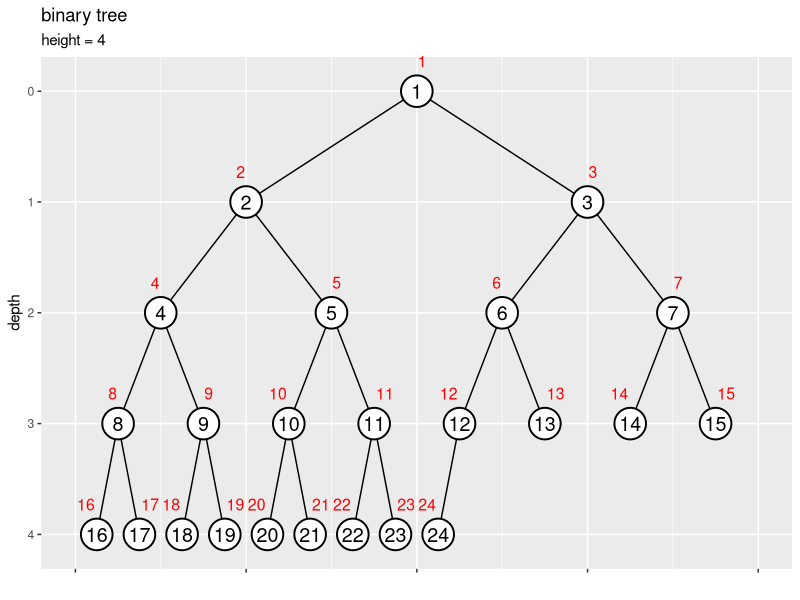
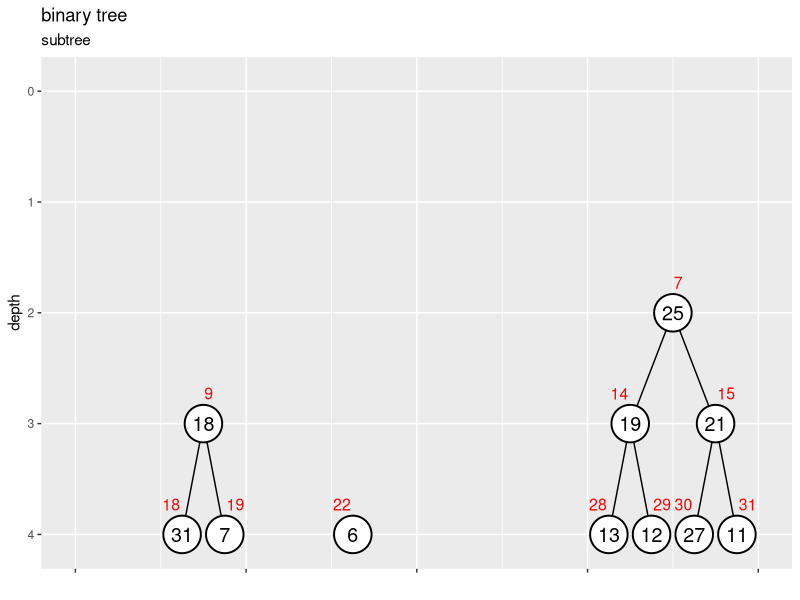
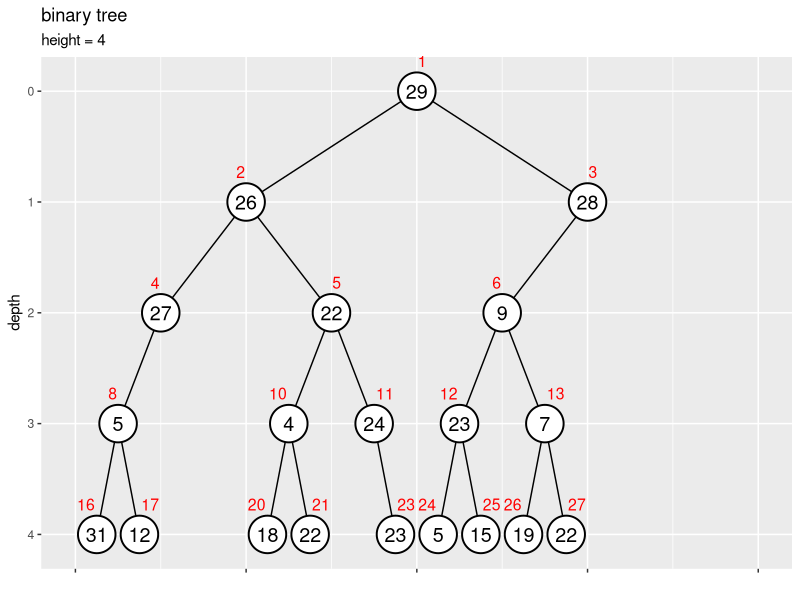

Recreate these plots in R, in order.

# バイナリツリーの作図 ------------------------------------------------------------------

# 利用パッケージ
library(tidyverse)

# チェック用
library(ggplot2)


# 二分木の作成 ------------------------------------------------------------------

# ノード数を指定
N <- 24

# (簡易的に)値を作成
a <- 1:N


# ラベル位置の調整値を指定
d <- 0.6

# ノードの座標を作成
node_df <- tibble::tibble(
  value = a, 
  index = 1:N, 
  depth = floor(log2(index)), 
  col_idx = index - 2^depth + 1, # 深さごとのノード番号
  coord_x = (col_idx * 2 - 1) * 1/(2^depth * 2), 
  label_offset = dplyr::if_else(
    condition = index%%2 == 0, true = 0.5+d, false = 0.5-d
  ) # ラベル位置を左右にズラす
)

# エッジの座標を作成
edge_df <- dplyr::bind_rows(
  # 子ノードの座標
  node_df |> 
    dplyr::filter(depth > 0) |> # 根を除去
    dplyr::mutate(
      edge_id   = index, 
      node_type = "childe" # (確認用)
    ), 
  # 親ノードの座標
  node_df |> 
    dplyr::filter(depth > 0) |> # 根を除去
    dplyr::mutate(
      edge_id   = index, 
      node_type = "parent", # (確認用)
      depth   = depth - 1, 
      index   = index %/% 2, 
      col_idx = index - 2^depth + 1, # 深さごとのノード番号
      coord_x = (col_idx * 2 - 1) * 1/(2^depth * 2)
    )
) |> 
  dplyr::select(!label_offset) |> 
  dplyr::arrange(edge_id, depth)


# ツリーの高さを取得
max_h <- floor(log2(N))
max_h <- max(node_df[["depth"]])

# 縦方向の余白の調整値を指定
d <- 0.1

# 二分木を作図
ggplot() + 
  geom_path(data = edge_df, 
            mapping = aes(x = coord_x, y = depth, group = edge_id)) + # エッジ
  geom_point(data = node_df, 
             mapping = aes(x = coord_x, y = depth), 
             size = 10, shape = "circle filled", fill = "white", stroke = 1) + # ノード
  geom_text(data = node_df, 
            mapping = aes(x = coord_x, y = depth, label = value), 
            size = 5) + # 値ラベル
  geom_text(data = node_df, 
            mapping = aes(x = coord_x, y = depth, label = index, hjust = label_offset), 
            size = 4, vjust = -2, color = "red") + # 位置ラベル
  scale_x_continuous(labels = NULL, name = "") + 
  scale_y_reverse(breaks = 0:max_h, limits = c(max_h+d, -d), minor_breaks = FALSE) + 
  coord_cartesian(xlim = c(0, 1)) + 
  labs(title = "binary tree", 
       subtitle = paste0("height = ", max_h), 
       y = "depth")


# 部分木インデックスの計算 ------------------------------------------------------------------

# 部分木インデックスの定義
subtree <- function(root_index, max_index) {
  
  # 部分木の根インデックスを取得
  parent_idx <- root_index[root_index <= N] |> 
    sort()
  
  # インデックスの最大値を取得
  N <- max_index
  
  # 親ごとに処理
  childe_idx <- NULL
  for(i in parent_idx) {
    
    # 兄弟インデックスを作成
    sibling_idx <- c(2*i, 2*i+1)
    
    # 子インデックスを格納
    childe_idx <- c(childe_idx, sibling_idx[sibling_idx <= N]) # 最大位置を超えたら除去
  }
  
  # 子がなければ再帰処理を終了
  if(length(childe_idx) == 0) return(parent_idx)
  
  # 子孫インデックスを作成
  descendant_idx <- subtree(childe_idx, N)
  
  # 部分木インデックスを格納
  subtree_idx <- c(parent_idx, descendant_idx) |> 
    sort()
  
  # 子孫インデックスを出力
  return(subtree_idx)
}


# 部分木の作成 ------------------------------------------------------------------

# ノード数を指定
N <- 31

# 部分木の根を指定
sub_root_idx <- c(7, 9, 22)

# 部分木のインデックスを作成
sub_node_idx <- subtree(sub_root_idx, N)

# 値を作成
a <- sample(x = 1:N, size = N, replace = TRUE)

# 部分木以外のノードを剪定
a[!1:N %in% sub_node_idx] <- NA


# ノードの座標を作成
d <- 0.6
node_df <- tibble::tibble(
  value   = a, 
  node_id = 1:N, 
  index   = dplyr::if_else(
    condition = !is.na(value), true = node_id, false = NA_real_
  ), 
  depth   = floor(log2(index)), 
  col_idx = index - 2^depth + 1, # 深さごとのノード番号
  coord_x = (col_idx * 2 - 1) * 1/(2^depth * 2), 
  label_offset = dplyr::if_else(
    condition = index%%2 == 0, true = 0.5+d, false = 0.5-d
  ) # ラベル位置を左右にズラす
)

# エッジの座標を作成
edge_df <- dplyr::bind_rows(
  # 子ノードの座標
  node_df |> 
    dplyr::filter(depth > 0, !node_id %in% sub_root_idx) |> # 根を除去
    dplyr::mutate(
      edge_id   = index, 
      node_type = "childe" # (確認用)
    ), 
  # 親ノードの座標
  node_df |> 
    dplyr::filter(depth > 0, !node_id %in% sub_root_idx) |> # 根を除去
    dplyr::mutate(
      edge_id   = index, 
      node_type = "parent", # (確認用)
      depth   = depth - 1, 
      index   = index %/% 2, 
      col_idx = index - 2^depth + 1, # 深さごとのノード番号
      coord_x = (col_idx * 2 - 1) * 1/(2^depth * 2)
    )
) |> 
  dplyr::select(!label_offset) |> 
  dplyr::arrange(edge_id, depth)


# ツリーの高さを取得
max_h <- floor(log2(N))

# 二分木の部分木を作図
d <- 0.1
ggplot() + 
  geom_path(data = edge_df, 
            mapping = aes(x = coord_x, y = depth, group = edge_id)) + # エッジ
  geom_point(data = node_df, 
             mapping = aes(x = coord_x, y = depth), 
             size = 12, shape = "circle filled", fill = "white", stroke = 1, na.rm = TRUE) + # ノード
  geom_text(data = node_df, 
            mapping = aes(x = coord_x, y = depth, label = value), 
            size = 5, na.rm = TRUE) + # 値ラベル
  geom_text(data = node_df, 
            mapping = aes(x = coord_x, y = depth, label = index, hjust = label_offset), 
            size = 4, vjust = -2, color = "red", na.rm = TRUE) + # 位置ラベル
  scale_x_continuous(labels = NULL, name = "") + 
  scale_y_reverse(breaks = 0:max_h, limits = c(max_h+d, -d), minor_breaks = FALSE) + 
  coord_cartesian(xlim = c(0, 1)) + 
  labs(title = "binary tree", 
       subtitle = "subtree", 
       y = "depth")


# 欠損の作成 -------------------------------------------------------------------

# ノード数を指定
N <- 31

# (削除する)部分木の根を指定
sub_root_idx <- c(7, 9, 22)

# (削除する)部分木のインデックスを作成
del_node_idx <- subtree(sub_root_idx, N)

# 値を作成
a <- sample(x = 1:N, size = N, replace = TRUE)

# 部分木のノードを剪定
a[del_node_idx] <- NA


# ノードの座標を作成
d <- 0.6
node_df <- tibble::tibble(
  value   = a, 
  node_id = 1:N, 
  index   = dplyr::if_else(
    condition = !is.na(value), true = node_id, false = NA_real_
  ), 
  depth   = floor(log2(index)), 
  col_idx = index - 2^depth + 1, # 深さごとのノード番号
  coord_x = (col_idx * 2 - 1) * 1/(2^depth * 2), 
  label_offset = dplyr::if_else(
    condition = index%%2 == 0, true = 0.5+d, false = 0.5-d
  ) # ラベル位置を左右にズラす
)

# エッジの座標を作成
edge_df <- dplyr::bind_rows(
  # 子ノードの座標
  node_df |> 
    dplyr::filter(depth > 0) |> # 根を除去
    dplyr::mutate(
      edge_id   = index, 
      node_type = "childe" # (確認用)
    ), 
  # 親ノードの座標
  node_df |> 
    dplyr::filter(depth > 0) |> # 根を除去
    dplyr::mutate(
      edge_id   = index, 
      node_type = "parent", # (確認用)
      depth   = depth - 1, 
      index   = index %/% 2, 
      col_idx = index - 2^depth + 1, # 深さごとのノード番号
      coord_x = (col_idx * 2 - 1) * 1/(2^depth * 2)
    )
) |> 
  dplyr::select(!label_offset) |> 
  dplyr::arrange(edge_id, depth)


# ツリーの高さを取得
max_h <- max(node_df[["depth"]], na.rm = TRUE)

# 二分木を作図
d <- 0.1
ggplot() + 
  geom_path(data = edge_df, 
            mapping = aes(x = coord_x, y = depth, group = edge_id)) + # エッジ
  geom_point(data = node_df, 
             mapping = aes(x = coord_x, y = depth), 
             size = 12, shape = "circle filled", fill = "white", stroke = 1, na.rm = TRUE) + # ノード
  geom_text(data = node_df, 
            mapping = aes(x = coord_x, y = depth, label = value), 
            size = 5, na.rm = TRUE) + # 値ラベル
  geom_text(data = node_df, 
            mapping = aes(x = coord_x, y = depth, label = index, hjust = label_offset), 
            size = 4, vjust = -2, color = "red", na.rm = TRUE) + # 位置ラベル
  scale_x_continuous(labels = NULL, name = "") + 
  scale_y_reverse(breaks = 0:max_h, limits = c(max_h+d, -d), minor_breaks = FALSE) + 
  coord_cartesian(xlim = c(0, 1)) + 
  labs(title = "binary tree", 
       subtitle = paste0("height = ", max_h), 
       y = "depth")


